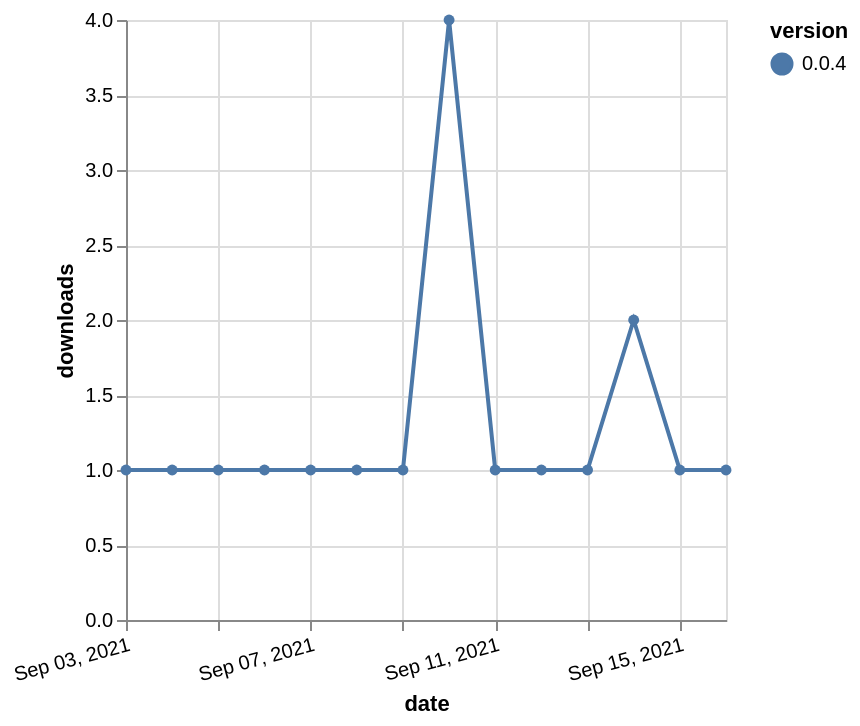

Express this chart as Vega-Lite.
### Vega-Lite specification from a JSON file in a GitHub repository (floating-point values rounded to 4 significant figures)
{"$schema": "https://vega.github.io/schema/vega-lite/v5.json", "description": "A simple bar chart with embedded data.", "data": {"values": [{"date": "2021-09-03", "total": 166, "delta": 1, "version": "0.0.4"}, {"date": "2021-09-04", "total": 167, "delta": 1, "version": "0.0.4"}, {"date": "2021-09-05", "total": 168, "delta": 1, "version": "0.0.4"}, {"date": "2021-09-06", "total": 169, "delta": 1, "version": "0.0.4"}, {"date": "2021-09-07", "total": 170, "delta": 1, "version": "0.0.4"}, {"date": "2021-09-08", "total": 171, "delta": 1, "version": "0.0.4"}, {"date": "2021-09-09", "total": 172, "delta": 1, "version": "0.0.4"}, {"date": "2021-09-10", "total": 176, "delta": 4, "version": "0.0.4"}, {"date": "2021-09-11", "total": 177, "delta": 1, "version": "0.0.4"}, {"date": "2021-09-12", "total": 178, "delta": 1, "version": "0.0.4"}, {"date": "2021-09-13", "total": 179, "delta": 1, "version": "0.0.4"}, {"date": "2021-09-14", "total": 181, "delta": 2, "version": "0.0.4"}, {"date": "2021-09-15", "total": 182, "delta": 1, "version": "0.0.4"}, {"date": "2021-09-16", "total": 183, "delta": 1, "version": "0.0.4"}]}, "width": "container", "mark": {"type": "line", "point": {"filled": true}}, "encoding": {"x": {"field": "date", "type": "temporal", "timeUnit": "yearmonthdate", "title": "date", "axis": {"labelAngle": -15}}, "y": {"field": "delta", "type": "quantitative", "title": "downloads"}, "color": {"field": "version", "type": "nominal"}, "tooltip": {"field": "delta"}}}
